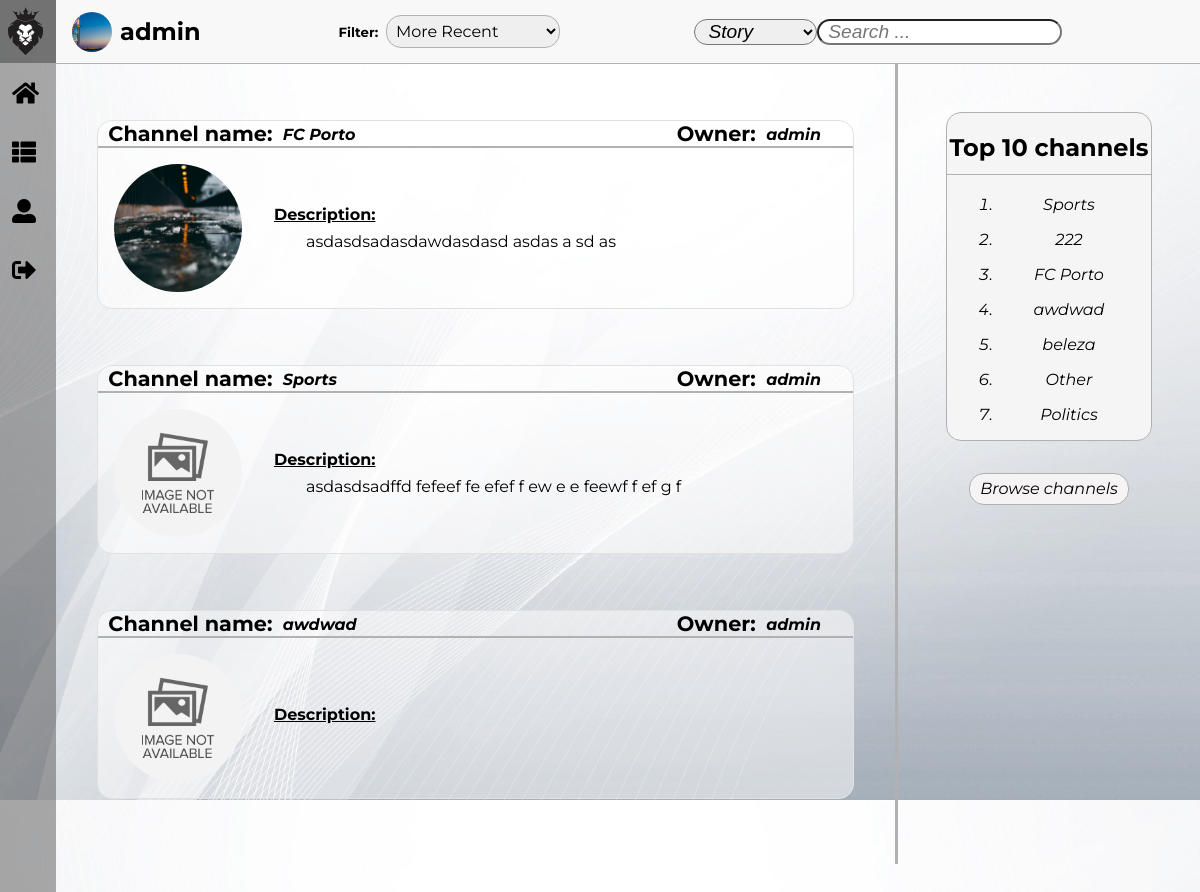
The page /pages/show_channels.php?show=subscriptions (signed in) on the database its author committed.
### tables this page shows
CREATE TABLE Subscription(
    username TEXT NOT NULL REFERENCES User(username),
    channelName TEXT NOT NULL REFERENCES Channel(name),
    CONSTRAINT Subscription PRIMARY KEY (username, channelName)
);

CREATE TABLE Channel(
    name TEXT NOT NULL PRIMARY KEY,
    owner TEXT NOT NULL REFERENCES User(username),
    description TEXT      
);

### pages/show_channels.php (called while the page is built, shortened)
<?php
    include_once('../includes/functions.php');
    include_once('../templates/tpl_common.php');
    include_once('../templates/tpl_show_channels.php');
    include_once('../templates/tpl_general_aside.php');
    include_once('../database/db_user.php');
    $username = isset($_GET['username']) ? htmlentities($_GET['username']) : $_SESSION['username'];
    $show = isset($_GET['show']) ? htmlentities($_GET['show']) : 'all';
    if($show === 'all') {
      $channels = get_all_channels();
    }
    else if($show === 'subscriptions'){
      $channels = get_user_subscriptions($username);
    }
    else {
      generate_error('Invalid show value !');
      die(header('Location: feed.php'));
    }
    draw_channels_list(htmlentities_all($channels));
?>

### database/db_user.php (called while the page is built, shortened)
<?php
    include_once('../includes/functions.php');
    function get_user_subscriptions($username) {
      $db = Database::instance()->db();
      $stmt = $db->prepare('SELECT * FROM Subscription JOIN Channel ON Subscription.channelName = Channel.name WHERE username = ?');
      $stmt->execute(array($username));
      return $stmt->fetchAll();
    }
?>

### includes/functions.php (called while the page is built, shortened)
<?php function get_image($default, $directory, $folder, $element) {
    $image = $default;
    $extensions = ['jpg', 'png', 'gif'];
    for($index = 0; $index < count($extensions); $index++) {
        if(file_exists($directory . $element . '.' . $extensions[$index])) {
            $image = $folder . $element . '.' . $extensions[$index];
            break;
        }
    }
    return $image;
} ?>

### templates/tpl_show_channels.php (the view, shortened to what this page needs)
<?php function draw_channels_list($channels) { ?>
    <div id="masterChannels">
        <section id="channels">
            <form method="get" action="../pages/channel.php">
                <?php foreach($channels as $channel) { ?>
                    <article id="<?= $channel['name'] ?>" class="channelArticle">
                        <header id="channelHeader">
                            <div>
                                <div>
                                    <p>Channel name:</p><h1><?= $channel['name'] ?></h1>
                                </div>
                                <div>
                                    <p>Owner:</p><h1><a href="../pages/profile.php?username=<?= $channel['owner'] ?>"><?= $channel['owner'] ?></a></h1>
                                </div>
                            </div>
                            <div>
                                <img id="asideIMG" src="../resources/images/<?= get_image('default/defaultChannel.png', '../resources/images/channels/', 'channels/', sha1($channel['name'])) ?>" alt="Channel Image">
                                <div id="channelDescription">
                                    <h1>Description:</h1><p><?= $channel['description'] ?></p>
                                </div>
                            </div>
                        </header>
                    </article>
                <?php } ?>
            </form>
        </section>
    </div>
<?php } ?>

### css/show_channels.css (style rules this page uses)
:root { --background-color: rgb(231, 231, 231); --background-story-color: rgba(255, 255, 255, 0.5); --story-title-font: 'Montserrat', sans-serif; --story-header-font: 'Montserrat', sans-serif; --story-text-font: 'Montserrat', sans-serif; --story-hover: rgb(248, 248, 248); --hover-font-color: rgb(3, 173, 192); --border-color: rgb(177, 177, 177); }
#masterChannels { grid-area: content; width: 100%; height: 100%; overflow: hidden; }
#channels { margin: 0%; width: 100%; max-height: 95%; overflow-y: auto; padding-right: 20px; }
#channels > form article { margin: 3.5em auto; width: 90%; height: auto; border-radius: 15px; border: solid rgb(225, 225, 225) 1px; background-color: rgba(255, 255, 255, 0.5); transition: 0.25s; }
#channelHeader > div:first-child { justify-content: space-between; display: flex; border-bottom: solid var(--border-color) 2px; }
#channelHeader > div:first-child * { justify-content: space-between; display: flex; padding-right: 1em; }
#channelHeader > div:first-child p { margin: 0em; padding: 0em 0.5em; font-weight: bold; font-size: 1.3em; font-family: var(--story-text-font); }
#channelHeader > div:first-child h1 { margin: 0em; margin-top: .25em; padding: 0em; width: auto; height: auto; font-family: var(--story-title-font); font-size: 1em; font-style: italic; }
#channelHeader > div:last-child { display: flex; align-items: center; }
a { color: black; }
#channelHeader > div > img { margin: 0em; padding: 1em; width: 8em; height: 8em; border-radius: 50%; object-fit: cover; }
#channelDescription { margin: 0em; padding: 1em; font-family: var(--story-text-font); }
#channelDescription > h1 { padding: 0em; margin: 0em; font-weight: bold; text-decoration: underline; font-size: 1em; }
#channelDescription > p { position: relative; padding-top: 0.5em; padding-right: 1em; margin: 0em; text-indent: 2em; text-align: justify; line-height: 1.2em; }

### css/general_aside.css (style rules this page uses)
:root { --background-color: rgb(231, 231, 231); --background-story-color: whitesmoke; --story-text-font: 'Montserrat', sans-serif; --aside-img-font-size: 15em; --aside-username-font: 'Exo', sans-serif; --aside-username-font-size: 2em; --aside-text-font: 'Montserrat', sans-serif; --aside-button-font-size: 1em; --aside-button-background-color: rgb(245, 243, 243); --aside-button-background-color-hover: rgb(3, 173, 192); --success-fg-color: rgb(86, 155, 13); --error-fg-color: rgb(218, 2, 13); --border-color: rgb(177, 177, 177); }

### css/common.css (style rules this page uses)
:root { --background-color: rgb(231, 231, 231); --background-header-color: rgba(70, 70, 70, 0.75); --background-menu-color: rgba(87, 87, 87, .5); --background-toolBar-color: rgb(248, 248, 248); --site-name-color: white; --site-name-font: 'Exo', sans-serif; --menu-color: white; --menu-icons-color: black; --menu-font: 'Montserrat', sans-serif; --toolBar-font: 'Montserrat', sans-serif; --toolBar-info-font-size: 1.5em; --toolBar-filter-font-size: 1em; --text-color: black; --hover-color: rgb(3, 173, 192); --border-color: rgb(177, 177, 177); --messages-font: 'Montserrat', sans-serif; --success-fg-color: rgb(86, 155, 13); --error-fg-color: rgb(218, 2, 13); }
body { margin: 0em; display: grid; height: 100%; overflow: hidden; grid-template-columns: auto 5.5fr 2fr; grid-template-rows: 4em 100%; grid-template-areas: "header toolBar toolBar" "menu content aside"; background-image: url("../resources/images/default/background.jpg"); background-size: 100% 100%; }
a { text-decoration: none; }

### rows shown on the page
subscription: channelName.name "FC Porto", channelName.owner "admin", shows a picture, channelName.description "asdasdsadasdawdasdasd asdas a sd as"
subscription: channelName.name "Sports", channelName.owner "admin", channelName.description "asdasdsadffd fefeef fe efef f ew e e feewf f ef g f"
subscription: channelName.name "awdwad", channelName.owner "admin"

### other values the page prints
$username "admin"
$channel['channelName'] "Sports"
$channel['channelName'] "222"
$channel['channelName'] "FC Porto"
$channel['channelName'] "awdwad"
$channel['channelName'] "beleza"
$channel['channelName'] "Other"
$channel['channelName'] "Politics"
